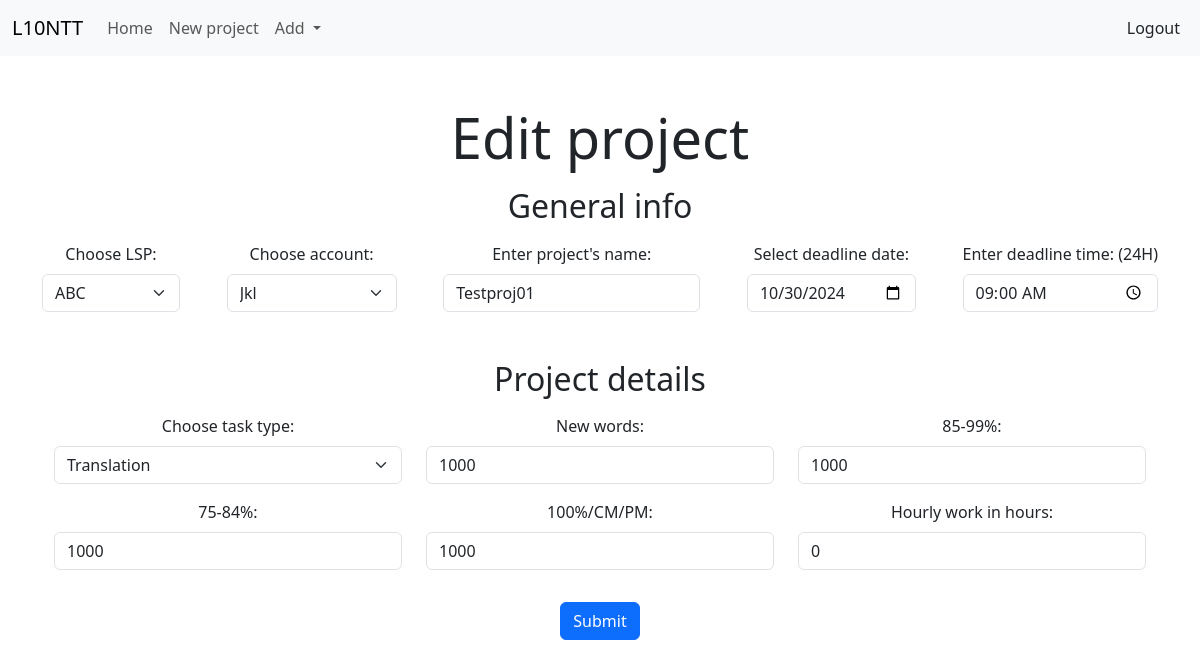
/edit_project?project_id=1 (signed in), run on an earlier commit of the app's database.
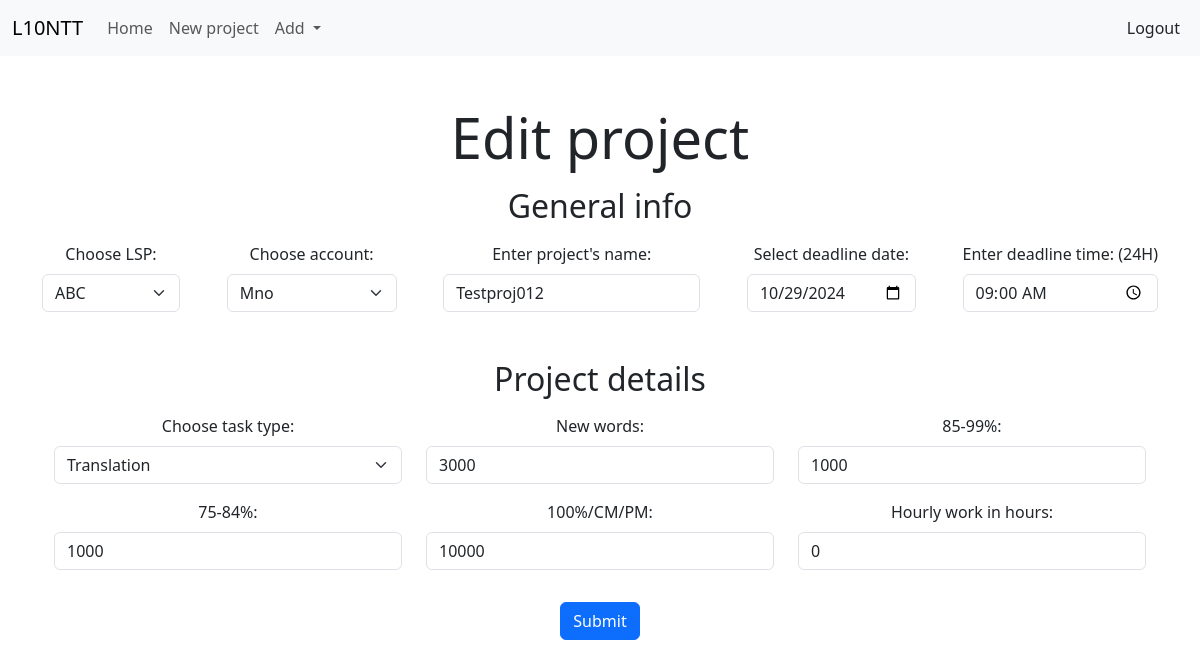
And on a later commit of the database.
### tables this page shows
CREATE TABLE projects
(id INTEGER PRIMARY KEY AUTOINCREMENT NOT NULL,
user_id INTEGER,
lsp_name TEXT,
account_name TEXT,
project_name TEXT,
date_time TIMESTAMP,
task_type TEXT,
new_words INTEGER,
high_fuzzy INTEGER,
low_fuzzy INTEGER,
hundred_percent INTEGER,
hourlywork INTEGER,
weighted_words INTEGER,
completed INTEGER NOT NULL,
FOREIGN KEY (user_id) REFERENCES users(id),
FOREIGN KEY (user_id, lsp_name) REFERENCES lsps(user_id, lsp_name),
FOREIGN KEY (user_id, account_name) REFERENCES accounts(user_id, account_name)
);

CREATE TABLE accounts
(user_id INTEGER,
account_name TEXT,
PRIMARY KEY (user_id, account_name),
FOREIGN KEY (user_id) REFERENCES users(id)
);

CREATE TABLE lsps
(user_id INTEGER,
lsp_name TEXT,
PRIMARY KEY (user_id, lsp_name),
FOREIGN KEY (user_id) REFERENCES users(id)
);

### app.py (the view)
@app.route("/edit_project", methods=["GET", "POST"])
@login_required
def edit_project():
    if request.method == "POST":
        projectId = request.form.get("project_id")
        lspname = request.form.get("lspname")
        accountname = request.form.get("accountname")
        projectname = request.form.get("projectname")
        date = request.form.get("date")
        time = request.form.get("time")
        date_time = f"{date} {time}"
        tasktype  = request.form.get("tasktype")
        newwords = request.form.get("newwords")
        highfuzzy = request.form.get("highfuzzy")
        lowfuzzy = request.form.get("lowfuzzy")
        hundredpercent = request.form.get("hundredpercent")
        hourlywork = request.form.get("hourlywork")
        if tasktype == "editing":
            weighted_words = int(newwords) + int(highfuzzy) + int(lowfuzzy) + int(hundredpercent)
        else:
            weighted_words = round((int(newwords) if tasktype != "mtpe" else int(newwords) * 0.8) + (int(highfuzzy) * 0.4) + (int(lowfuzzy) * 0.6) + (int(hundredpercent) * 0.25))
        if lspname == "none":
            flash("Please select an LSP!")
            return redirect("/add_project")
        if  accountname == "none":
            flash("Please select an account!")
            return redirect("/add_project")
        if tasktype == "none":
            flash("Please select a task type!")
            return redirect("/add_project")
        if not projectname:
            flash("Please enter a project name!")
            return redirect("/add_project")
        if not date:
            flash("Please select a date!")
            return redirect("/add_project")
        if not time:
            flash("Please select a time!")
            return redirect("/add_project")
        for num in [newwords, highfuzzy, lowfuzzy, hundredpercent, hourlywork]:
            try:
                val = int(num)
                if val < 0:
                    flash("Please enter a valid number!")
                    return redirect("/add_project")
            except ValueError:
                flash("Please enter a valid number!")
                return redirect("/add_project")
        db.execute("UPDATE projects SET lsp_name = ?, account_name = ?, project_name = ?, date_time = ?, task_type = ?, new_words = ?, high_fuzzy = ?, low_fuzzy = ?, hundred_percent = ?, hourlywork = ?, weighted_words = ?, completed = ? WHERE id = ?", lspname, accountname, projectname, date_time, tasktype, newwords, highfuzzy, lowfuzzy, hundredpercent, hourlywork, weighted_words, 'no', projectId)
        flash("Project edited!")
        return redirect("/")
    else:
        user_id = session["user_id"]
        project_id = request.args.get("project_id")
        project = db.execute("SELECT * FROM projects WHERE user_id = ? AND id = ?", user_id, project_id)[0]
        date, time = project["date_time"].split(" ")
        lsps = db.execute("SELECT lsp_name FROM  lsps WHERE user_id = ?", user_id)
        accounts = db.execute("SELECT account_name FROM  accounts WHERE user_id = ?", user_id)
        if project:
            return render_template("edit_project.html", lsps=lsps, accounts=accounts, date=date, time=time, project=project)
        else:
            flash("Cannot edit this project!")
            return redirect("/")

### helpers.py (called while the page is built)
def login_required(f):
    @wraps(f)
    def decorated_function(*args, **kwargs):
        if session.get("user_id") is None:
            return redirect("/login")
        return f(*args, **kwargs)
    return decorated_function

### templates/edit_project.html (shortened to what this page needs)
{% extends "layout.html" %}
{% block main %}
    <h1 class="display-4 mb-2">Edit project</h1>
    <form  class="mt-3" action="/edit_project" method="post">
        <div class="mb-3"><h2 class="display-8">General info</h></div>
        <div class="d-flex justify-content-between mb-3">
            <div>
                <label class="mb-2" for="lsp">Choose LSP:</label>
                <select class="form-select" name="lspname" id="lsp">
                {% for lsp in lsps %}
                <option value="{{ lsp.lsp_name }}" {% if project.lsp_name == lsp.lsp_name %}selected{% endif %}>{{ lsp.lsp_name }}</option>
                {%endfor%}
                </select>
            </div>
            <div>
                <label class="mb-2" for="account">Choose account:</label>
                <select class="form-select" name="accountname" id="account">
                {% for account in accounts %}
                <option value="{{ account.account_name }}" {% if project.account_name == account.account_name %}selected{% endif %}>{{ account.account_name }}</option>
                {%endfor%}
                </select>
            </div>
            <div>
                <label class="mb-2" for="project">Enter project's name:</label>
                <input id="project"  autocomplete="off" autofocus class="form-control mx-auto w-auto" name="projectname" value="{{ project.project_name }}" type="text">
            </div>
            <div>
                <label class="mb-2" for="date">Select deadline date:</label>
                <input class="form-control" type="date" id="date" name="date" value="{{ date }}">
            </div>
            <div>
                <label class="mb-2" for="time">Enter deadline time: (24H)</label>
                <input class="form-control" type="time" id="time" name="time" value="{{ time }}">
            </div>
        </div>
        <div class="container mt-5 mb-3"><h2 class="display-8">Project details</h></div>
        <div class="container mb-3">
            <div class="row mb-3">
            <div class="col d-flex flex-column">
                <label class="mb-2" for="tasktype">Choose task type:</label>
                <select class="form-select" name="tasktype" id="tasktype">
                <option value="translation" {% if project.task_type == 'translation' %}selected{% endif %}>Translation</option>
                </select>
            </div>
            <div class="col">
                <label class="mb-2" for="newwords">New words:</label>
                <input type="number" id="newwords" class="form-control" name="newwords" value="{{ project.new_words }}">
            </div>
            <div class="col">
                <label class="mb-2" for="highfuzzy">85-99%:</label>
                <input type="number" id="highfuzzy" class="form-control" name="highfuzzy" value="{{ project.high_fuzzy }}">
            </div>
            </div>
            <div class="row mb-3">
            <div class="col">
                <label class="mb-2" for="lowfuzzy">75-84%:</label>
                <input type="number" id="lowfuzzy" class="form-control" name="lowfuzzy" value="{{ project.low_fuzzy }}">
            </div>
            <div class="col">
                <label class="mb-2" for="hundredpercent">100%/CM/PM:</label>
                <input type="number" id="hundredpercent" class="form-control" name="hundredpercent" value="{{ project.hundred_percent }}">
            </div>
            <div class="col">
                <label class="mb-2" for="hourlywork">Hourly work in hours:</label>
                <input type="number" id="hourlywork" class="form-control" name="hourlywork" value="{{ project.hourlywork }}">
            </div>
        </div>
        </div>
        <button class="mt-3 btn btn-primary" type="submit">Submit</button>
    </form>
{% endblock %}

What changed in the data, as far as the page shows it:
changed projects "Translation": accountname "Jkl" → "Mno"; projectname "Testproj01" → "Testproj012"; newwords "1000" → "3000"; hundredpercent "1000" → "10000"
Also different on the page:
form field date: "10/30/2024" → "10/29/2024"
